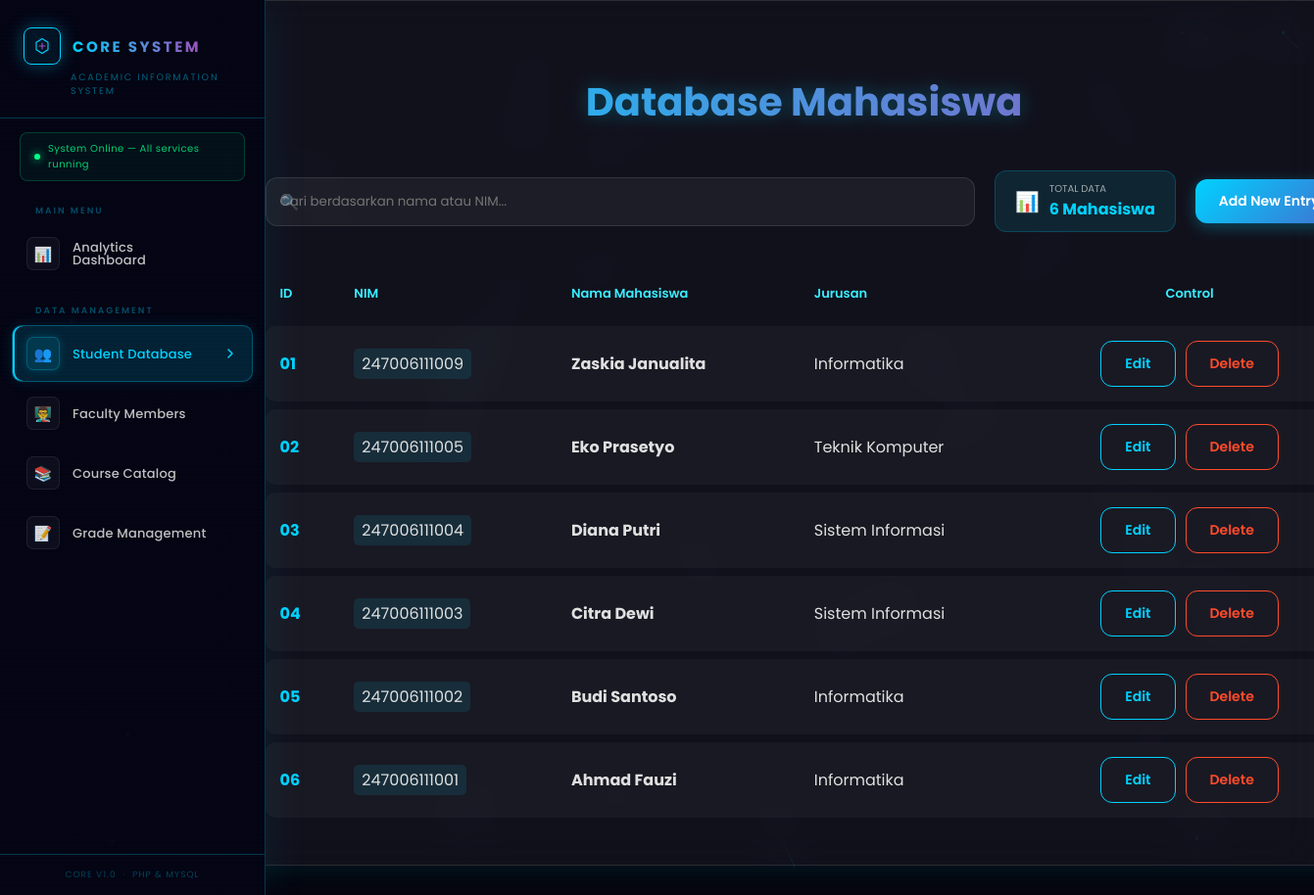
The page / on the database its author committed.
### tables this page shows
CREATE TABLE IF NOT EXISTS mahasiswa (
    id       INT AUTO_INCREMENT PRIMARY KEY,
    npm      VARCHAR(20)  NOT NULL UNIQUE,
    nama     VARCHAR(100) NOT NULL,
    jurusan  VARCHAR(100) NOT NULL,
    created_at TIMESTAMP DEFAULT CURRENT_TIMESTAMP
);

### index.php (the view, shortened to what this page needs)
<?php
require 'connection.php';
$stmt = $pdo->query("SELECT * FROM mahasiswa ORDER BY id DESC");
$mahasiswa = $stmt->fetchAll(PDO::FETCH_ASSOC);
$total = count($mahasiswa);
?>
<!DOCTYPE html>
<html lang="id">
<head>
    <link rel="stylesheet" href="style.css">
</head>
<body>
    <?php include 'sidebar.php'; ?>
    <div class="container">
        <h2>Database Mahasiswa</h2>
        <div class="top-bar">
            <div class="search-box">
                <span class="search-icon">🔍</span>
                <input type="text" id="searchInput" placeholder="Cari berdasarkan nama atau NIM..." onkeyup="searchTable()">
            </div>
            <div class="stats-card">
                <span style="font-size: 20px;">📊</span>
                <div>
                    <div style="font-size: 10px; opacity: 0.7; text-transform: uppercase;">Total Data</div>
                    <div style="font-weight: bold; color: var(--primary-color);"><?= $total ?> Mahasiswa</div>
                </div>
            </div>
            <a href="tambah.php" class="btn btn-primary">Add New Entry</a>
        </div>
        <table id="mahasiswaTable">
            <thead>
                <tr>
                    <th>ID</th>
                    <th>NIM</th>
                    <th>Nama Mahasiswa</th>
                    <th>Jurusan</th>
                    <th style="text-align: center;">Control</th>
                </tr>
            </thead>
            <tbody>
                <?php $no = 1; foreach($mahasiswa as $row): ?>
                <tr>
                    <td style="color: var(--primary-color); font-weight: bold;"><?= str_pad($no++, 2, '0', STR_PAD_LEFT); ?></td>
                    <td><span style="background: rgba(0,210,255,0.1); padding: 4px 8px; border-radius: 5px;"><?= htmlspecialchars($row['npm']); ?></span></td>
                    <td><strong><?= htmlspecialchars($row['nama']); ?></strong></td>
                    <td><?= htmlspecialchars($row['jurusan']); ?></td>
                    <td style="display: flex; gap: 10px; justify-content: center;">
                        <a href="edit.php?id=<?= $row['id']; ?>" class="btn btn-edit">Edit</a>
                        <a href="delete.php?id=<?= $row['id']; ?>" class="btn btn-delete" onclick="return confirm('Inisialisasi penghapusan data?')">Delete</a>
                    </td>
                </tr>
                <?php endforeach; ?>
            </tbody>
        </table>
    </div>
</body>
</html>

### sidebar.php (shortened to what this page needs)
<nav id="sidebar" aria-label="Main navigation">
  <div class="sb-header">
    <div class="sb-logo-row">
      <div class="sb-logo-icon">
        <svg viewBox="0 0 24 24" fill="none" xmlns="http://www.w3.org/2000/svg">
          <path d="M12 2L20 7V17L12 22L4 17V7L12 2Z" stroke="#00d2ff" stroke-width="1.5" stroke-linejoin="round"/>
          <path d="M12 8V12M12 12V16M12 12H16M12 12H8" stroke="#9d50bb" stroke-width="1.5" stroke-linecap="round"/>
        </svg>
      </div>
      <span class="sb-logo-text">Core System</span>
    </div>
    <div class="sb-tagline">Academic Information System</div>
  </div>
  <div class="sb-status">
    <span class="sb-status-dot"></span>
    System Online &mdash; All services running
  </div>
  <div class="sb-nav">
    <div class="sb-section-label">Main Menu</div>
    <a href="dashboard.php" class="sb-item <?php echo (basename($_SERVER['PHP_SELF']) == 'dashboard.php') ? 'active' : ''; ?>">
      <span class="sb-icon">📊</span>
      <span class="sb-item-text">Analytics Dashboard</span>
    </a>
    <div class="sb-section-label">Data Management</div>
    <a href="index.php" class="sb-item <?php echo (basename($_SERVER['PHP_SELF']) == 'index.php') ? 'active' : ''; ?>">
      <span class="sb-icon">👥</span>
      <span class="sb-item-text">Student Database</span>
      <svg class="sb-arrow" viewBox="0 0 16 16" fill="none">
        <path d="M6 4l4 4-4 4" stroke="currentColor" stroke-width="1.5" stroke-linecap="round" stroke-linejoin="round"/>
      </svg>
    </a>
    <a href="dosen.php" class="sb-item <?php echo (basename($_SERVER['PHP_SELF']) == 'dosen.php') ? 'active' : ''; ?>">
      <span class="sb-icon">👨‍🏫</span>
      <span class="sb-item-text">Faculty Members</span>
    </a>
    <a href="matakuliah.php" class="sb-item <?php echo (basename($_SERVER['PHP_SELF']) == 'matakuliah.php') ? 'active' : ''; ?>">
      <span class="sb-icon">📚</span>
      <span class="sb-item-text">Course Catalog</span>
    </a>
    <a href="nilai.php" class="sb-item <?php echo (basename($_SERVER['PHP_SELF']) == 'nilai.php') ? 'active' : ''; ?>">
      <span class="sb-icon">📝</span>
      <span class="sb-item-text">Grade Management</span>
    </a>
  </div>
  <div class="sb-footer">
    <div class="sb-footer-text">CORE v1.0 &nbsp;&middot;&nbsp; PHP &amp; MySQL</div>
  </div>
</nav>

### style.css (style rules this page uses)
:root { --bg-color: #0d0d1a; --card-bg: rgba(255, 255, 255, 0.05); --primary-color: #00d2ff; --secondary-color: #9d50bb; --text-color: #e0e0e0; --accent-color: #3aedff; --danger-color: #ff4b2b; --glass-border: rgba(255, 255, 255, 0.1); }
body { background: #050510; font-family: 'Poppins', 'Segoe UI', sans-serif; color: var(--text-color); margin: 0; padding: 0; min-height: 100vh; display: flex; justify-content: center; align-items: center; flex-direction: column; overflow-x: hidden; }
.container { width: 90%; max-width: 1100px; background: var(--card-bg); backdrop-filter: blur(20px); border: 1px solid var(--glass-border); padding: 40px; border-radius: 24px; box-shadow: 0 0 30px rgba(0, 210, 255, 0.15), 0 15px 35px rgba(0, 0, 0, 0.5); animation: fadeIn 0.8s ease-out; position: relative; z-index: 1; }
h2 { text-align: center; background: linear-gradient(to right, #00d2ff, #9d50bb); -webkit-background-clip: text; -webkit-text-fill-color: transparent; font-size: 2.5rem; margin-bottom: 40px; filter: drop-shadow(0 0 10px rgba(0, 210, 255, 0.3)); font-weight: 700; }
.top-bar { display: flex; justify-content: space-between; align-items: center; margin-bottom: 30px; gap: 20px; flex-wrap: wrap; }
.search-box { position: relative; flex: 1; min-width: 300px; }
.search-box input { width: 100%; padding: 12px 20px 12px 45px; background: rgba(255, 255, 255, 0.07); border: 1px solid var(--glass-border); border-radius: 15px; color: white; outline: none; transition: 0.3s; font-family: 'Poppins', sans-serif; }
.search-icon { position: absolute; left: 15px; top: 50%; transform: translateY(-50%); opacity: 0.5; }
.stats-card { background: rgba(0, 210, 255, 0.1); padding: 10px 20px; border-radius: 12px; border: 1px solid rgba(0, 210, 255, 0.2); display: flex; align-items: center; gap: 10px; }
.btn { padding: 12px 24px; border: none; border-radius: 12px; cursor: pointer; font-weight: 600; transition: all 0.4s cubic-bezier(0.175, 0.885, 0.32, 1.275); text-decoration: none; display: inline-flex; align-items: center; font-size: 14px; position: relative; overflow: hidden; font-family: 'Poppins', sans-serif; }
.btn-primary { background: linear-gradient(135deg, #00d2ff 0%, #3a7bd5 50%, #9d50bb 100%); background-size: 200% auto; color: white; box-shadow: 0 4px 15px rgba(0, 210, 255, 0.3); }
.btn-edit { background: transparent; border: 1px solid var(--primary-color); color: var(--primary-color); }
.btn-delete { background: transparent; border: 1px solid var(--danger-color); color: var(--danger-color); }
table { width: 100%; border-collapse: separate; border-spacing: 0 8px; }
th { padding: 15px; text-align: left; color: var(--accent-color); font-size: 13px; font-weight: 600; }
tbody tr { background: rgba(255, 255, 255, 0.03); transition: 0.3s; }
td { padding: 15px; }
td:first-child { border-radius: 10px 0 0 10px; }
td:last-child { border-radius: 0 10px 10px 0; }
input[type="text"] { width: 100%; padding: 14px; background: rgba(255, 255, 255, 0.05); border: 1px solid var(--glass-border); border-radius: 12px; color: #fff; outline: none; transition: 0.3s; box-sizing: border-box; font-family: 'Poppins', sans-serif; }

### rows shown on the page
mahasiswa: no "01", npm "247006111009", nama "Zaskia Janualita", jurusan "Informatika"
mahasiswa: no "02", npm "247006111005", nama "Eko Prasetyo", jurusan "Teknik Komputer"
mahasiswa: no "03", npm "247006111004", nama "Diana Putri", jurusan "Sistem Informasi"
mahasiswa: no "04", npm "247006111003", nama "Citra Dewi", jurusan "Sistem Informasi"
mahasiswa: no "05", npm "247006111002", nama "Budi Santoso", jurusan "Informatika"
mahasiswa: no "06", npm "247006111001", nama "Ahmad Fauzi", jurusan "Informatika"

### other values the page prints
$total "6"
